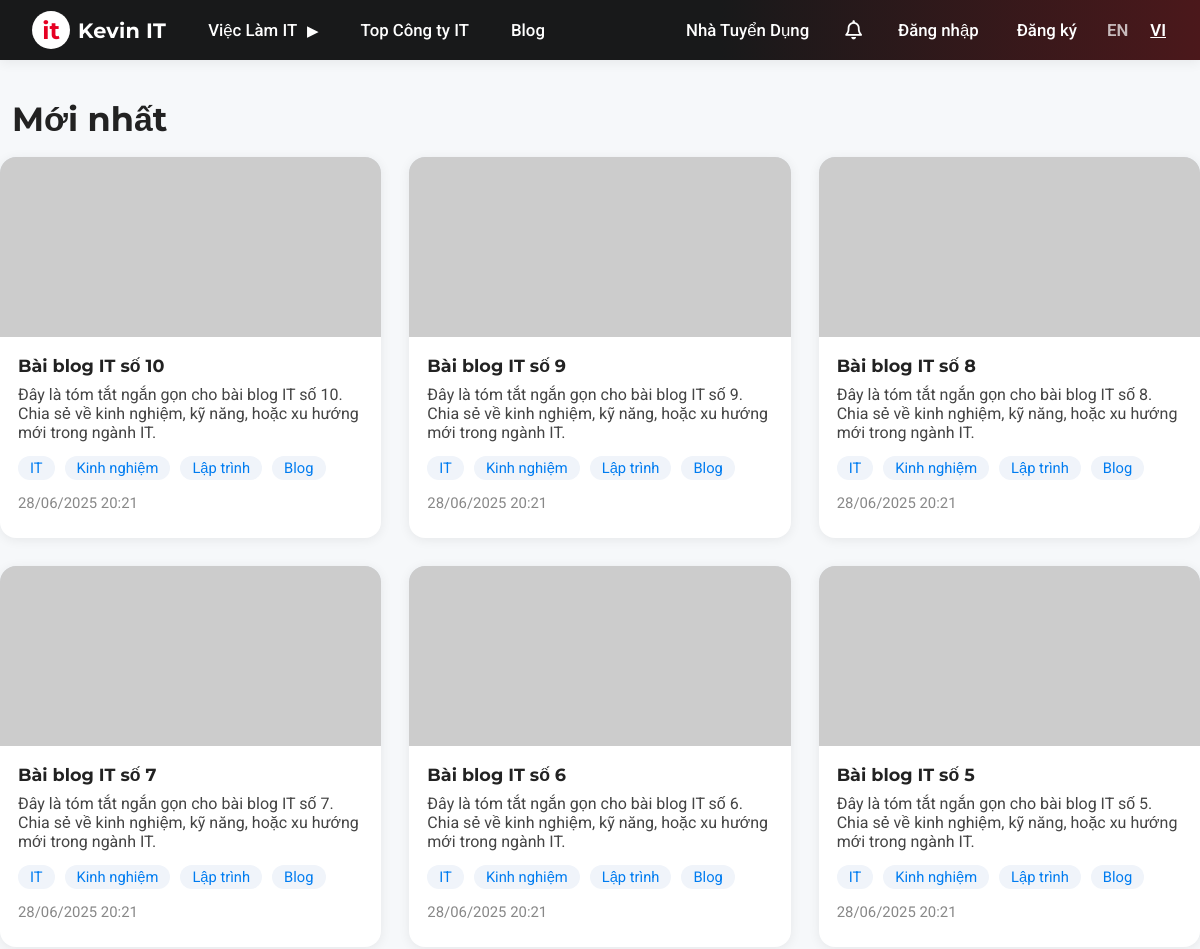
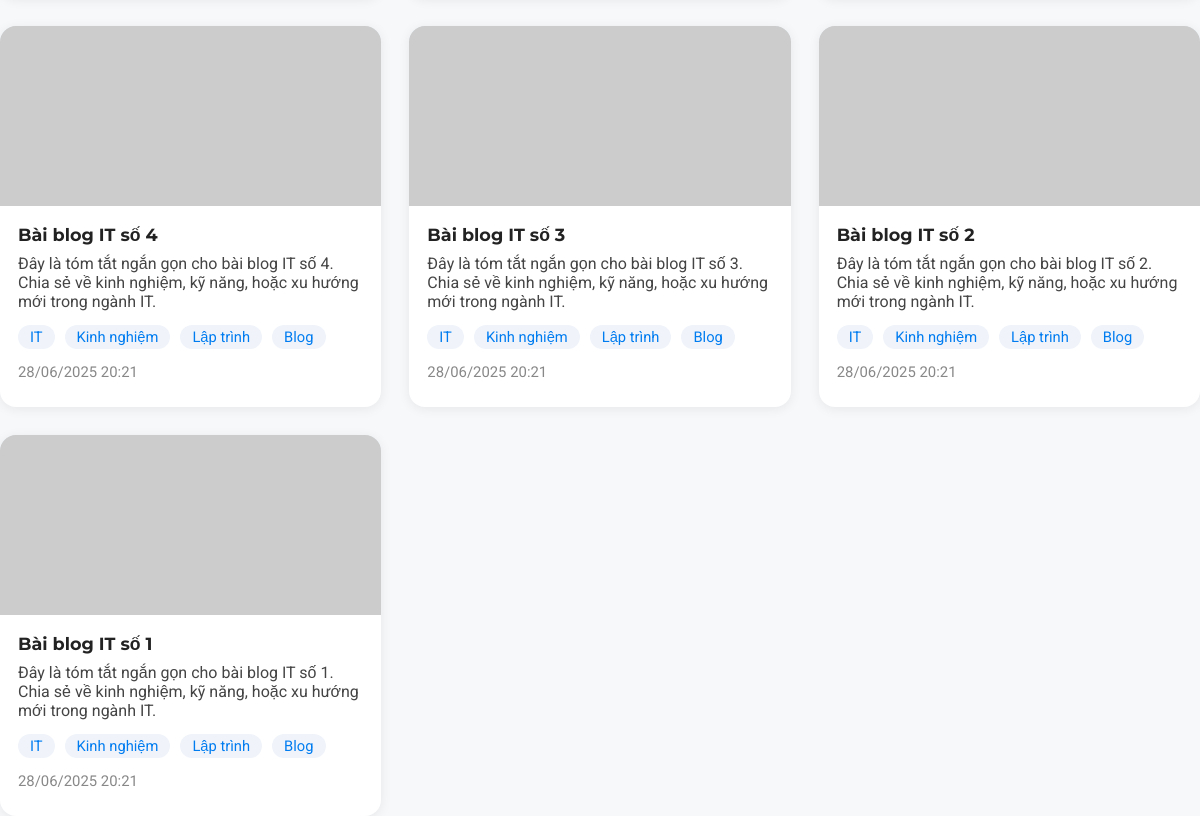
Screenshot of /blog/ with the database file from the repository (2 pictures, top to bottom).
### blog_posts/models.py (models this page shows, shortened)
class BlogPost(models.Model):
    title = models.CharField(max_length=200)
    slug = models.SlugField(max_length=220, unique=True, blank=True)
    summary = models.TextField(max_length=350)
    content = models.TextField()
    image = models.ImageField(upload_to='blog_images/', blank=True, null=True)
    tags = models.CharField(max_length=200, blank=True, help_text='Comma-separated tags')
    created_at = models.DateTimeField(auto_now_add=True)
    def tag_list(self):
        return [tag.strip() for tag in self.tags.split(',') if tag.strip()]

### blog_posts/views.py (the view)
# urls.py: path('blog/', blog_list, name='blog_list'),
def blog_list(request):
    blogs = BlogPost.objects.order_by('-created_at')
    return render(request, 'blog_list.html', {'blogs': blogs})

### it_job_search/context_processors.py (called while the page is built)
def companies_context(request):
    return {
        'companies': Company.objects.all()
    }

def locations_context(request):
    return {
        'locations': Location.objects.all()
    }

def languages_context(request):
    return {
        'languages': ProgrammingLanguage.objects.all()
    }

### it_job_search/templates/blog_list.html (shortened to what this page needs)
<!DOCTYPE html>
<html lang="en">
<head>
</head>
<body>
    {% include 'navbar.html' %}
    <div class="blog-main">
        <div class="blog-title">Mới nhất</div>
        <div class="blog-grid">
            {% for blog in blogs %}
            <a href="/blog/{{ blog.slug }}/" style="text-decoration:none;color:inherit;">
            <div class="blog-card">
                {% if blog.image %}
                <img class="blog-img" src="{{ blog.image.url }}" alt="{{ blog.title }}">
                {% else %}
                <img class="blog-img" src="https://placehold.co/600x180?text=Blog" alt="{{ blog.title }}">
                {% endif %}
                <div class="blog-content">
                    <div class="blog-card-title">{{ blog.title }}</div>
                    <div class="blog-summary">{{ blog.summary }}</div>
                    <div class="blog-tags">
                        {% for tag in blog.tag_list %}
                        <span class="blog-tag">{{ tag }}</span>
                        {% endfor %}
                    </div>
                    <div class="blog-meta">{{ blog.created_at|date:"d/m/Y H:i" }}</div>
                </div>
            </div>
            </a>
            {% endfor %}
        </div>
    </div>
</body>
</html>

### it_job_search/templates/blog_list.html (style rules this page uses)
body { margin: 0; padding: 0; font-family: 'Roboto', Arial, sans-serif; background: #f6f8fa; color: #222; }
.blog-main { max-width: 1200px; margin: 0 auto; padding: 38px 0 0 0; }
.blog-title { font-family: 'Montserrat', sans-serif; font-size: 2.1rem; font-weight: 700; color: #222; margin-bottom: 18px; text-align: left; padding-left: 12px; }
.blog-grid { display: grid; grid-template-columns: repeat(auto-fit, minmax(340px, 1fr)); gap: 28px; }
.blog-card { background: #fff; border-radius: 16px; box-shadow: 0 2px 12px rgba(0,0,0,0.07); padding: 0 0 18px 0; display: flex; flex-direction: column; min-height: 340px; transition: box-shadow 0.2s; }
.blog-img { width: 100%; height: 180px; object-fit: cover; border-radius: 16px 16px 0 0; background: #e3eaf3; }
.blog-content { padding: 18px 18px 0 18px; display: flex; flex-direction: column; flex: 1; }
.blog-card-title { font-family: 'Montserrat', sans-serif; font-size: 1.1rem; font-weight: 700; margin-bottom: 8px; }
.blog-summary { font-size: 1rem; color: #444; margin-bottom: 14px; }
.blog-tags { margin-bottom: 10px; }
.blog-tag { display: inline-block; background: #f0f4fa; color: #007cf0; border-radius: 12px; padding: 3px 12px; font-size: 0.92rem; margin-right: 6px; margin-bottom: 4px; }
.blog-meta { font-size: 0.93rem; color: #888; margin-bottom: 8px; }

### it_job_search/templates/navbar.html (style rules this page uses)
body { padding-top: 60px; }

### rows the page displays
BlogPost: title "Bài blog IT số 10", summary "Đây là tóm tắt ngắn gọn cho bài blog IT số 10. Chia sẻ về kinh nghiệm, kỹ năng, hoặc xu hướng mới trong ngành IT.", tag_list "IT" "Kinh nghiệm" "Lập trình" "Blog", created_at "28/06/2025 20:21"
BlogPost: title "Bài blog IT số 9", summary "Đây là tóm tắt ngắn gọn cho bài blog IT số 9. Chia sẻ về kinh nghiệm, kỹ năng, hoặc xu hướng mới trong ngành IT.", tag_list "IT" "Kinh nghiệm" "Lập trình" "Blog", created_at "28/06/2025 20:21"
BlogPost: title "Bài blog IT số 8", summary "Đây là tóm tắt ngắn gọn cho bài blog IT số 8. Chia sẻ về kinh nghiệm, kỹ năng, hoặc xu hướng mới trong ngành IT.", tag_list "IT" "Kinh nghiệm" "Lập trình" "Blog", created_at "28/06/2025 20:21"
BlogPost: title "Bài blog IT số 7", summary "Đây là tóm tắt ngắn gọn cho bài blog IT số 7. Chia sẻ về kinh nghiệm, kỹ năng, hoặc xu hướng mới trong ngành IT.", tag_list "IT" "Kinh nghiệm" "Lập trình" "Blog", created_at "28/06/2025 20:21"
BlogPost: title "Bài blog IT số 6", summary "Đây là tóm tắt ngắn gọn cho bài blog IT số 6. Chia sẻ về kinh nghiệm, kỹ năng, hoặc xu hướng mới trong ngành IT.", tag_list "IT" "Kinh nghiệm" "Lập trình" "Blog", created_at "28/06/2025 20:21"
BlogPost: title "Bài blog IT số 5", summary "Đây là tóm tắt ngắn gọn cho bài blog IT số 5. Chia sẻ về kinh nghiệm, kỹ năng, hoặc xu hướng mới trong ngành IT.", tag_list "IT" "Kinh nghiệm" "Lập trình" "Blog", created_at "28/06/2025 20:21"
BlogPost: title "Bài blog IT số 4", summary "Đây là tóm tắt ngắn gọn cho bài blog IT số 4. Chia sẻ về kinh nghiệm, kỹ năng, hoặc xu hướng mới trong ngành IT.", tag_list "IT" "Kinh nghiệm" "Lập trình" "Blog", created_at "28/06/2025 20:21"
BlogPost: title "Bài blog IT số 3", summary "Đây là tóm tắt ngắn gọn cho bài blog IT số 3. Chia sẻ về kinh nghiệm, kỹ năng, hoặc xu hướng mới trong ngành IT.", tag_list "IT" "Kinh nghiệm" "Lập trình" "Blog", created_at "28/06/2025 20:21"
BlogPost: title "Bài blog IT số 2", summary "Đây là tóm tắt ngắn gọn cho bài blog IT số 2. Chia sẻ về kinh nghiệm, kỹ năng, hoặc xu hướng mới trong ngành IT.", tag_list "IT" "Kinh nghiệm" "Lập trình" "Blog", created_at "28/06/2025 20:21"
BlogPost: title "Bài blog IT số 1", summary "Đây là tóm tắt ngắn gọn cho bài blog IT số 1. Chia sẻ về kinh nghiệm, kỹ năng, hoặc xu hướng mới trong ngành IT.", tag_list "IT" "Kinh nghiệm" "Lập trình" "Blog", created_at "28/06/2025 20:21"
